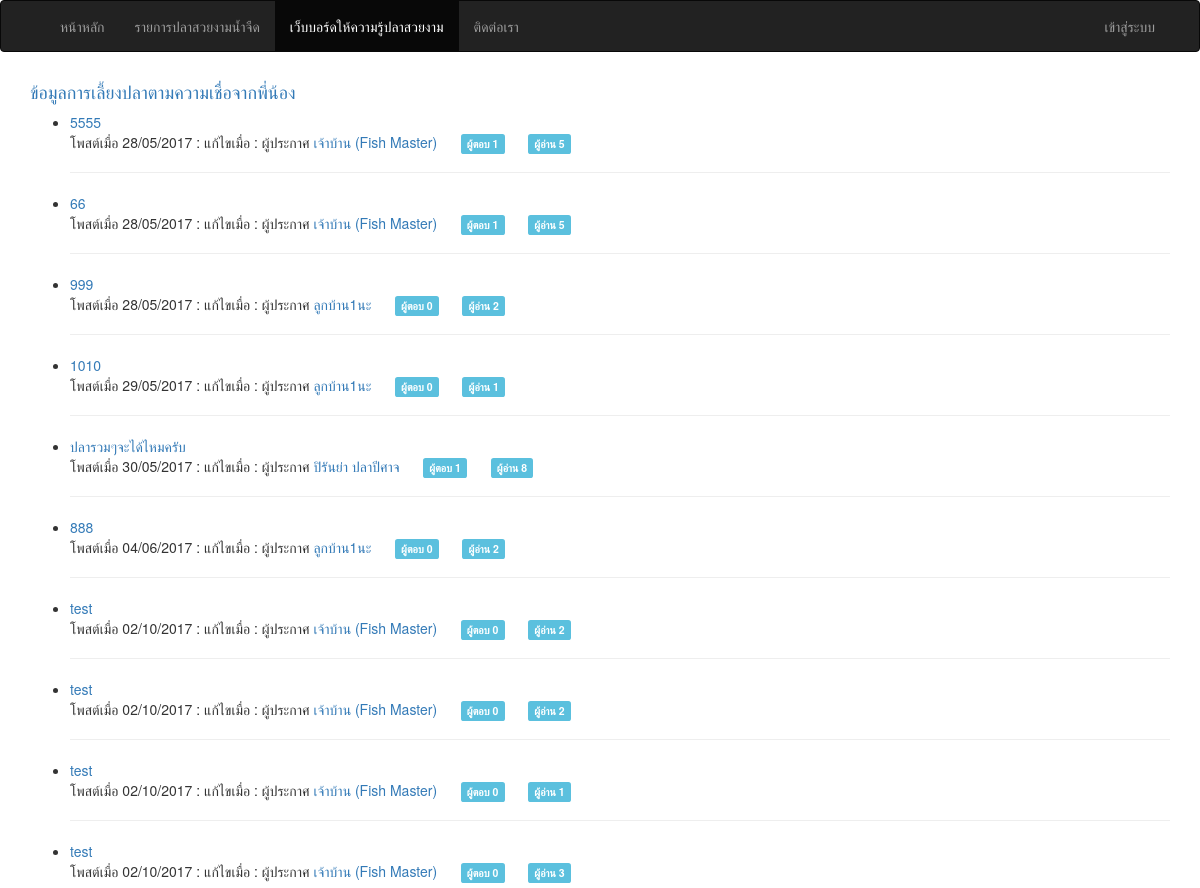
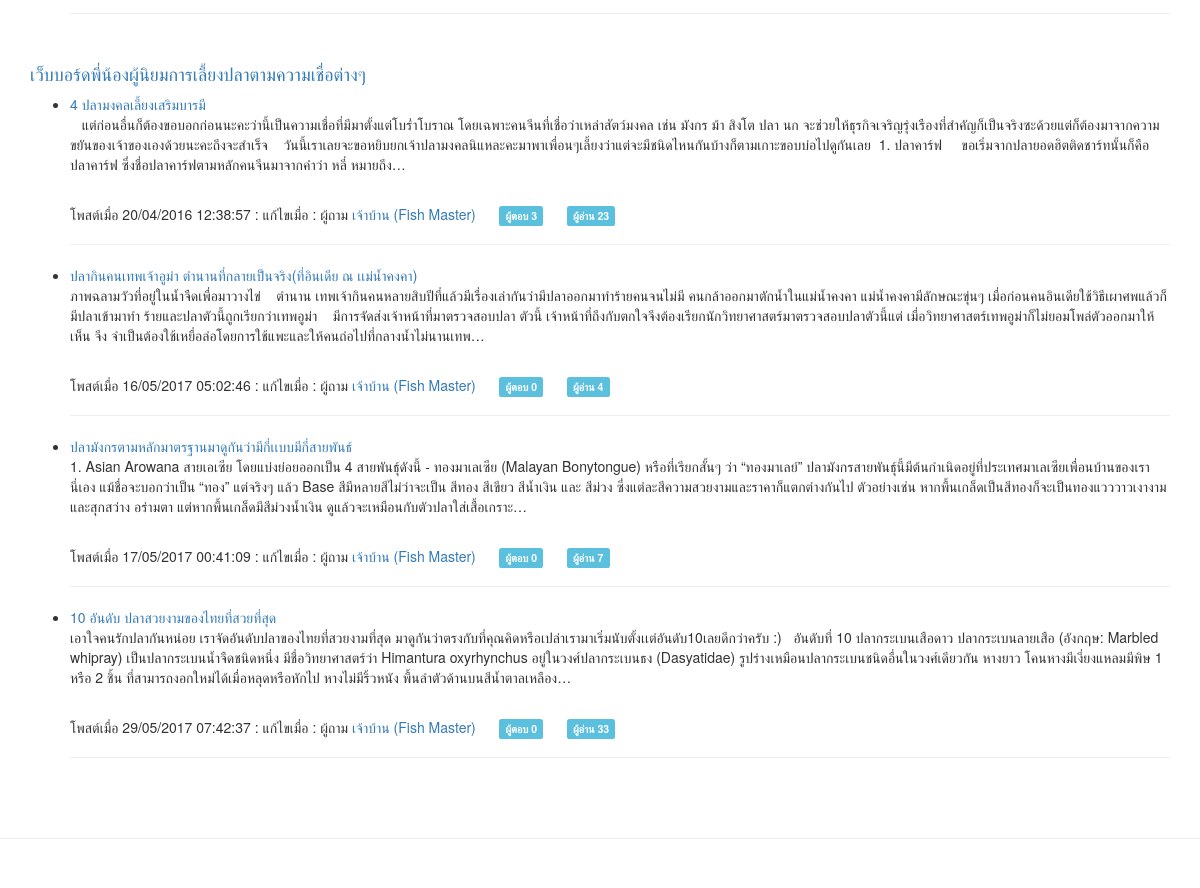
Screenshot of /index.php/webboard with the database file from the repository (2 pictures, top to bottom).
### tables this page shows
CREATE TABLE `compare` (
  `id` int(5) UNSIGNED NOT NULL,
  `member_id` int(5) UNSIGNED NOT NULL,
  `pool_title` varchar(100) NOT NULL,
  `pool_shape` text NOT NULL,
  `pool_detail` text NOT NULL,
  `pool_believe` text NOT NULL,
  `fish_amount` int(5) NOT NULL,
  `views` int(5) NOT NULL,
  `date_create` varchar(10) NOT NULL,
  `date_modify` varchar(10) NOT NULL
);

CREATE TABLE `member` (
  `id` int(5) UNSIGNED NOT NULL,
  `title` varchar(10) NOT NULL,
  `fullname` varchar(150) NOT NULL,
  `birthdate` varchar(10) NOT NULL,
  `address` text NOT NULL,
  `email` varchar(50) NOT NULL,
  `password` varchar(32) NOT NULL,
  `phone` varchar(15) NOT NULL,
  `date_create` varchar(10) NOT NULL,
  `date_activity` varchar(19) NOT NULL,
  `picture` varchar(100) NOT NULL,
  `role` enum('admin','member') NOT NULL DEFAULT 'member'
);

CREATE TABLE `webboard` (
  `id` int(5) UNSIGNED NOT NULL,
  `posted_by` int(5) UNSIGNED NOT NULL,
  `title` varchar(100) NOT NULL,
  `detail` text,
  `views` int(5) NOT NULL,
  `date_create` varchar(19) NOT NULL,
  `date_modify` varchar(19) NOT NULL
);

### application/controllers/Webboard.php (called while the page is built, shortened)
<?php
class Webboard extends MY_Controller {
  public function __construct()
  {
    $this->load->model('Webboard_model','webboard');
  }
  function index()
  {
    $this->data['compare'] = $this->db->get('compare','10')->result_array();
    $this->data['forum'] = $this->db->get('webboard','10')->result_array();
    $this->data['content'] = $this->load->view('webboard/webboard',$this->data,TRUE);
    $this->load->view('_layout_main', $this->data);
  }
}

### index.php (called while the page is built, shortened)
<?php
require_once BASEPATH.'core/CodeIgniter.php';

### application/views/webboard/webboard.php (the view)
<?=heading(anchor('webboard/compare','ข้อมูลการเลี้ยงปลาตามความเชื่อจากพี่น้อง'),'4');?>
<?php foreach ($compare as $n) : ?>
  <?php $comments = $this->db->where('compare_id',$n['id'])->count_all_results('compare_comment');?>
  <?php $posted_by = $this->db->get_where('member',array('id'=>$n['member_id']))->row_array();?>
  <ul>
    <li>
      <?=anchor('webboard/compare/'.$n['id'],character_limiter($n['pool_title'],'100')).br();?>
      <span>โพสต์เมื่อ <?=$n['date_create'];?> : </span>
      <span>แก้ไขเมื่อ <?=$n['date_modify'];?> : </span>
      <span>ผู้ประกาศ <?=(isset($posted_by['id'])) ? anchor_popup('member/profile/'.$posted_by['id'],$posted_by['fullname']) : 'บุคคลทั่วไป';?></span>
      <?=nbs(5).'<span class="label label-info">ผู้ตอบ '.$comments.'</span>';?>
      <?=nbs(5).'<span class="label label-info">ผู้อ่าน '.$n['views'].'</span>'.hr();?>
    </li>
  </ul>
<?php endforeach; ?>
<br/>
<?=heading(anchor('webboard/forum','เว็บบอร์ดพี่น้องผู้นิยมการเลี้ยงปลาตามความเชื่อต่างๆ'),'4');?>
<?php foreach ($forum as $n) : ?>
  <?php $comments = $this->db->where('webboard_id',$n['id'])->count_all_results('webboard_comment');?>
  <?php $posted_by = $this->db->get_where('member',array('id'=>$n['posted_by']))->row_array();?>
  <ul>
    <li>
      <?=anchor('webboard/forum/'.$n['id'],character_limiter($n['title'],'100')).br();?>
      <p><?=character_limiter(strip_tags($n['detail'],'50'));?></p><br/>
      <span>โพสต์เมื่อ <?=$n['date_create'];?> : </span>
      <span>แก้ไขเมื่อ <?=$n['date_modify'];?> : </span>
      <span>ผู้ถาม <?=anchor_popup('member/profile/'.$posted_by['id'],$posted_by['fullname']);?></span>
      <?=nbs(5).'<span class="label label-info">ผู้ตอบ '.$comments.'</span>';?>
      <?=nbs(5).'<span class="label label-info">ผู้อ่าน '.$n['views'].'</span>'.hr();?>
    </li>
  </ul>
<?php endforeach; ?>

### application/helpers/MY_html_helper.php (shortened to what this page needs)
<?php  if ( ! defined('BASEPATH')) exit('No direct script access allowed');
if ( ! function_exists('hr'))
{
	function hr($count = 1)
	{
		return str_repeat('<hr />', $count);
	}
}

### application/views/_layout_main.php
<!DOCTYPE html>
<html lang="en">
<?php $this->load->view('_parts/header'); ?>
<body>
  <?php $this->load->view('_parts/navigation'); ?>
  <div class="container">
    <?php $this->load->view('_parts/carousel'); ?>
    <div class="row">
      <?php $this->load->view('_parts/alert'); ?>
      <div class="col-lg-12">
        <?=$content;?>
      </div>
    </div>
  </div>
  <?php $this->load->view('_parts/footer'); ?>
</body>
</html>

### application/views/_parts/header.php (shortened to what this page needs)
<head>
    <?=link_tag('assets/css/bootstrap.min.css');?>
    <?=link_tag('assets/css/font-awesome.min.css');?>
    <?=link_tag('assets/css/bootstrap-select.min.css');?>
    <?=link_tag('assets/css/bootstrap.datatable.min.css');?>
    <?=link_tag('assets/css/bootstrap.datepicker.min.css');?>
    <?=link_tag('assets/css/bootstrap.lightbox.min.css');?>
    <?=link_tag('assets/css/toast.min.css');?>
    <?=link_tag('assets/css/common.css');?>
</head>

### application/views/_parts/navigation.php (shortened to what this page needs)
<nav class="navbar <?=(in_array('admin',$this->uri->segment_array()) || in_array('admin',$this->uri->segment_array()))?'navbar-default':'navbar-inverse';?>">
  <div class="container">
    <div class="collapse navbar-collapse" id="bs-example-navbar-collapse-2">
      <?php if (in_array('admin',$this->uri->segment_array())) : ?>
        <ul class="nav navbar-nav">
          <li class="dropdown">
            <?=anchor('#','ข้อมูลสมาชิก <span class="caret"></span>',['class'=>'dropdown-toggle','data-toggle'=>'dropdown']);?>
            <ul class="dropdown-menu">
              <li><?=anchor('admin/member/create','เพิ่มข้อมูลสมาชิก');?></li>
              <li><?=anchor('admin/member','รายการข้อมูลสมาชิก');?></li>
            </ul>
          </li>
          <li class="dropdown">
            <?=anchor('#','ข้อมูลปลาสวยงาม <span class="caret"></span>',['class'=>'dropdown-toggle','data-toggle'=>'dropdown']);?>
            <ul class="dropdown-menu">
              <li><?=anchor('admin/fish/fish','บันทึกข้อมูลปลาสวยงาม');?></li>
              <li><?=anchor('admin/fish/nature','บันทึกข้อมูลอุปนิสัย');?></li>
              <li><?=anchor('admin/fish/feed','บันทึกข้อมูลการกินอาหาร');?></li>
              <li><?=anchor('admin/fish/living','บันทึกข้อมูลการอยู่อาศัย');?></li>
              <li><?=anchor('admin/fish/container','บันทึกข้อมูลสภาพแวดล้อมที่เหมาะสม');?></li>
              <li><?=anchor('admin/fish/halo','บันทึกข้อมูลการเสริมบารมี');?></li>
              <li><?=anchor('admin/fish/day','บันทึกข้อมูลวันมงคล');?></li>
              <li><?=anchor('admin/fish/element','บันทึกข้อมูลธาตุมงคล');?></li>
              <li><?=anchor('admin/fish/age','บันทึกข้อมูลช่วงอายุมงคล');?></li>
              <li><?=anchor('admin/fish/sex','บันทึกข้อมูลเพศมงคล');?></li>
              <li><?=anchor('admin/fish','รายการข้อมูลปลาสวยงาม');?></li>
            </ul>
          </li>
          <li><?=anchor('admin/config/about','ข้อมูลการติดต่อ');?></li>
        </ul>
        <ul class="nav navbar-nav navbar-right">
          <li><?=anchor('','กลับหน้าหลัก');?></li>
        </ul>
      <?php elseif (in_array('member',$this->uri->segment_array())): ?>
        <ul class="nav navbar-nav navbar-right">
          <li><?=anchor('','กลับหน้าหลัก');?></li>
        </ul>
      <?php else: ?>
        <ul class="nav navbar-nav">
          <li><?=anchor('','หน้าหลัก');?></li>
          <li class="<?=(in_array('fish',$this->uri->segment_array()))?'active':'';?>"><?=anchor('fish','รายการปลาสวยงามน้ำจืด');?></li>
          <li class="<?=(in_array('webboard',$this->uri->segment_array()))?'active':'';?>"><?=anchor('webboard','เว็บบอร์ดให้ความรู้ปลาสวยงาม');?></li>
          <li class="<?=(in_array('about',$this->uri->segment_array()))?'active':'';?>"><?=anchor('main/about','ติดต่อเรา');?></li>
        </ul>
        <ul class="nav navbar-nav navbar-right">
          <?php if ($this->session->userdata('is_login')) : ?>
            <li class="dropdown">
              <?=anchor('#',$this->session->fullname.nbs(2).'<span class="caret"></span>',['class'=>'dropdown-toggle','data-toggle'=>'dropdown']);?>
              <ul class="dropdown-menu">
                <li><?=anchor('member/profile/'.$this->session->id,'ข้อมูลทั่วไป');?></li>
                <li><?=anchor('member/change_password/'.$this->session->id,'เปลี่ยนรหัสผ่าน');?></li>
                <?php if ($this->session->role == 'admin') : ?>
                  <li role="separator" class="divider"></li>
                  <li><?=anchor('admin/member','ระบบผู้ดูแล');?></li>
                <?php endif; ?>
                <li role="separator" class="divider"></li>
                <li><?=anchor('member/signout','ออกจากระบบ');?></li>
              </ul>
            </li>
          <?php else: ?>
            <li><?=anchor('member/signin','เข้าสู่ระบบ');?></li>
          <?php endif; ?>
        </ul>
      <?php endif; ?>
    </div>
  </div>
</nav>

### application/views/_parts/footer.php
<br/><br/>
<footer>
  <hr/>
  <div class="container">
    <div class="row">
        <div class="col-lg-12">
        </div>
    </div>
  </div>
</footer>

### assets/css/common.css (style rules this page uses)
html { position: relative; min-height: 100%; }
body { margin: 0 0 100px; }
nav { font-size: 1em !important; }
footer { position: absolute; left: 0; bottom: 0; height: 100px; width: 100%; }

### rows the page displays
compare: id+pool_title "5555", date_create "28/05/2017", member.fullname "เจ้าบ้าน (Fish Master)", comments "1", views "5"
compare: id+pool_title "66", date_create "28/05/2017", member.fullname "เจ้าบ้าน (Fish Master)", comments "1", views "5"
compare: id+pool_title "999", date_create "28/05/2017", member.fullname "ลูกบ้าน1นะ", comments "0", views "2"
compare: id+pool_title "1010", date_create "29/05/2017", member.fullname "ลูกบ้าน1นะ", comments "0", views "1"
compare: id+pool_title "ปลารวมๆจะได้ไหมครับ", date_create "30/05/2017", member.fullname "ปิรันย่า ปลาปีศาจ", comments "1", views "8"
compare: id+pool_title "888", date_create "04/06/2017", member.fullname "ลูกบ้าน1นะ", comments "0", views "2"
compare: id+pool_title "test", date_create "02/10/2017", member.fullname "เจ้าบ้าน (Fish Master)", comments "0", views "2"
compare: id+pool_title "test", date_create "02/10/2017", member.fullname "เจ้าบ้าน (Fish Master)", comments "0", views "2"
compare: id+pool_title "test", date_create "02/10/2017", member.fullname "เจ้าบ้าน (Fish Master)", comments "0", views "1"
compare: id+pool_title "test", date_create "02/10/2017", member.fullname "เจ้าบ้าน (Fish Master)", comments "0", views "3"
webboard: id+title "4 ปลามงคลเลี้ยงเสริมบารมี", detail "แต่ก่อนอื่นก็ต้องขอบอกก่อนนะคะว่านี้เป็นความเชื่อที่มีมาตั้งแต่โบร่ำโบราณ โดยเฉพาะคนจีนที่เชื่อว่าเหล่าสัตว์มงคล เช่น มังกร ม้า สิงโต ปลา นก จะช่วยให้ธุรกิจเจริญรุ่งเรืองที่สำคัญก็เป็นจริงซะด้วยแต่ก็ต้องมาจากความขยันของเจ้าของเองด้วยนะคะถึงจะสำเร็จ วันนี้เราเลยจะขอหยิบยกเจ้าปลามงคลนิแหละคะมาพาเพื่อนๆเลี้ยงว่าแต่จะมีชนิดไหนกันบ้างก็ตามเกาะขอบบ่อไปดูกันเลย 1. ปลาคาร์ฟ ขอเริ่มจากปลายอดฮิตติดชาร์ทนั้นก็คือ ปลาคาร์ฟ ซึ่งชื่อปลาคาร์ฟตามหลักคนจีนมาจากคำว่า หลี่ หมายถึง…", date_create "20/04/2016 12:38:57", member.id+fullname "เจ้าบ้าน (Fish Master)", comments "3", views "23"
webboard: id+title "ปลากินคนเทพเจ้าอูม่า ตำนานที่กลายเป็นจริง(ที่อินเดีย ณ เเม่น้ำคงคา)", detail "ภาพฉลามวัวที่อยู่ในน้ำจืดเพื่อมาวางไข่ ตำนาน เทพเจ้ากินคนหลายสิบปีที่แล้วมีเรื่องเล่ากันว่ามีปลาออกมาทำร้ายคนจนไม่มี คนกล้าออกมาตักน้ำในแม่น้ำคงคา แม่น้ำคงคามีลักษณะขุ่นๆ เมื่อก่อนคนอินเดียใช้วิธีเผาศพแล้วก็มีปลาเข้ามาทำ ร้ายและปลาตัวนี้ถูกเรียกว่าเทพอูม่า มีการจัดส่งเจ้าหน้าที่มาตรวจสอบปลา ตัวนี้ เจ้าหน้าที่ถึงกับตกใจจึงต้องเรียกนักวิทยาศาสตร์มาตรวจสอบปลาตัวนี้แต่ เมื่อวิทยาศาสตร์เทพอูม่าก็ไม่ยอมโพล่ตัวออกมาให้เห็น จึง จำเป็นต้องใช้เหยื่อล่อโดยการใช้แพะและให้คนถ่อไปที่กลางน้ำไม่นานเทพ…", date_create "16/05/2017 05:02:46", member.id+fullname "เจ้าบ้าน (Fish Master)", comments "0", views "4"
webboard: id+title "ปลามังกรตามหลักมาตรฐานมาดูกันว่ามีกี่เเบบมีกี่สายพันธ์", detail "1. Asian Arowana สายเอเซีย โดยแบ่งย่อยออกเป็น 4 สายพันธุ์ดังนี้ - ทองมาเลเซีย (Malayan Bonytongue) หรือที่เรียกสั้นๆ ว่า “ทองมาเลย์” ปลามังกรสายพันธุ์นี้มีต้นกำเนิดอยู่ที่ประเทศมาเลเซียเพื่อนบ้านของเรานี่เอง แม้ชื่อจะบอกว่าเป็น “ทอง” แต่จริงๆ แล้ว Base สีมีหลายสีไม่ว่าจะเป็น สีทอง สีเขียว สีน้ำเงิน และ สีม่วง ซึ่งแต่ละสีความสวยงามและราคาก็แตกต่างกันไป ตัวอย่างเช่น หากพื้นเกล็ดเป็นสีทองก็จะเป็นทองแวววาวเงางาม และสุกสว่าง อร่ามตา แต่หากพื้นเกล็ดมีสีม่วงน้ำเงิน ดูแล้วจะเหมือนกับตัวปลาใส่เสื้อเกราะ…", date_create "17/05/2017 00:41:09", member.id+fullname "เจ้าบ้าน (Fish Master)", comments "0", views "7"
webboard: id+title "10 อันดับ ปลาสวยงามของไทยที่สวยที่สุด", detail "เอาใจคนรักปลากันหน่อย เราจัดอันดับปลาของไทยที่สวยงามที่สุด มาดูกันว่าตรงกับที่คุณคิดหรือเปล่าเรามาเริ่มนับตั้งเเต่อันดับ10เลยดีกว่าครับ :) อันดับที่ 10 ปลากระเบนเสือดาว ปลากระเบนลายเสือ (อังกฤษ: Marbled whipray) เป็นปลากระเบนน้ำจืดชนิดหนึ่ง มีชื่อวิทยาศาสตร์ว่า Himantura oxyrhynchus อยู่ในวงศ์ปลากระเบนธง (Dasyatidae) รูปร่างเหมือนปลากระเบนชนิดอื่นในวงศ์เดียวกัน หางยาว โคนหางมีเงี่ยงแหลมมีพิษ 1 หรือ 2 ชิ้น ที่สามารถงอกใหม่ได้เมื่อหลุดหรือหักไป หางไม่มีริ้วหนัง พื้นลำตัวด้านบนสีน้ำตาลเหลือง…", date_create "29/05/2017 07:42:37", member.id+fullname "เจ้าบ้าน (Fish Master)", comments "0", views "33"

### other values shown
anchor('','หน้าหลัก') "หน้าหลัก"
anchor('fish','รายการปลาสวยงามน้ำจืด') "รายการปลาสวยงามน้ำจืด"
anchor('webboard','เว็บบอร์ดให้ความรู้ปลาสวยงาม') "เว็บบอร์ดให้ความรู้ปลาสวยงาม"
anchor('main/about','ติดต่อเรา') "ติดต่อเรา"
anchor('member/signin','เข้าสู่ระบบ') "เข้าสู่ระบบ"
